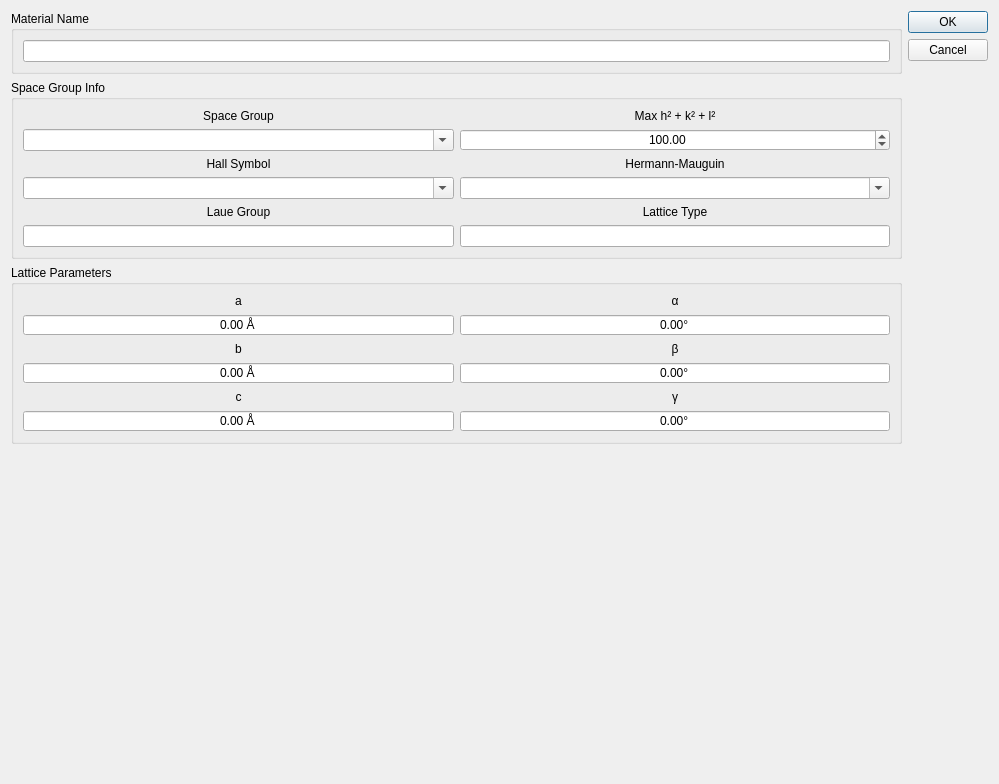
<?xml version="1.0" encoding="UTF-8"?>
<ui version="4.0">
 <class>Dialog</class>
 <widget class="QDialog" name="Dialog">
  <property name="geometry">
   <rect>
    <x>0</x>
    <y>0</y>
    <width>999</width>
    <height>784</height>
   </rect>
  </property>
  <property name="windowTitle">
   <string>Dialog</string>
  </property>
  <property name="styleSheet">
   <string notr="true">QDoubleSpinBox:disabled {background-color: LightGray;}
</string>
  </property>
  <layout class="QHBoxLayout" name="horizontalLayout_2">
   <item>
    <layout class="QVBoxLayout" name="verticalLayout">
     <item>
      <widget class="QGroupBox" name="groupBox">
       <property name="title">
        <string>Material Name</string>
       </property>
       <layout class="QVBoxLayout" name="verticalLayout_2">
        <item>
         <widget class="QLineEdit" name="lineEdit_6"/>
        </item>
       </layout>
      </widget>
     </item>
     <item>
      <widget class="QGroupBox" name="groupBox_3">
       <property name="font">
        <font>
         <weight>50</weight>
         <bold>false</bold>
        </font>
       </property>
       <property name="title">
        <string>Space Group Info</string>
       </property>
       <layout class="QGridLayout" name="gridLayout">
        <item row="4" column="1">
         <widget class="QComboBox" name="hermannMauguinComboBox">
          <property name="editable">
           <bool>true</bool>
          </property>
         </widget>
        </item>
        <item row="5" column="0">
         <widget class="QLabel" name="label_6">
          <property name="font">
           <font>
            <weight>50</weight>
            <bold>false</bold>
           </font>
          </property>
          <property name="text">
           <string>Laue Group</string>
          </property>
          <property name="alignment">
           <set>Qt::AlignCenter</set>
          </property>
         </widget>
        </item>
        <item row="2" column="1">
         <widget class="QDoubleSpinBox" name="maxHklSpinBox">
          <property name="alignment">
           <set>Qt::AlignCenter</set>
          </property>
          <property name="maximum">
           <double>1000.000000000000000</double>
          </property>
          <property name="value">
           <double>100.000000000000000</double>
          </property>
         </widget>
        </item>
        <item row="3" column="0">
         <widget class="QLabel" name="label_5">
          <property name="font">
           <font>
            <weight>50</weight>
            <bold>false</bold>
           </font>
          </property>
          <property name="text">
           <string>Hall Symbol</string>
          </property>
          <property name="alignment">
           <set>Qt::AlignCenter</set>
          </property>
         </widget>
        </item>
        <item row="3" column="1">
         <widget class="QLabel" name="label_4">
          <property name="font">
           <font>
            <weight>50</weight>
            <bold>false</bold>
           </font>
          </property>
          <property name="text">
           <string>Hermann-Mauguin</string>
          </property>
          <property name="alignment">
           <set>Qt::AlignCenter</set>
          </property>
         </widget>
        </item>
        <item row="5" column="1">
         <widget class="QLabel" name="label_2">
          <property name="font">
           <font>
            <weight>50</weight>
            <bold>false</bold>
           </font>
          </property>
          <property name="text">
           <string>Lattice Type</string>
          </property>
          <property name="alignment">
           <set>Qt::AlignCenter</set>
          </property>
         </widget>
        </item>
        <item row="0" column="0">
         <widget class="QLabel" name="label">
          <property name="sizePolicy">
           <sizepolicy hsizetype="Expanding" vsizetype="Minimum">
            <horstretch>0</horstretch>
            <verstretch>0</verstretch>
           </sizepolicy>
          </property>
          <property name="font">
           <font>
            <weight>50</weight>
            <bold>false</bold>
           </font>
          </property>
          <property name="text">
           <string>Space Group</string>
          </property>
          <property name="alignment">
           <set>Qt::AlignCenter</set>
          </property>
         </widget>
        </item>
        <item row="6" column="0">
         <widget class="QLineEdit" name="laueGroupLineEdit">
          <property name="font">
           <font>
            <weight>50</weight>
            <bold>false</bold>
           </font>
          </property>
          <property name="alignment">
           <set>Qt::AlignCenter</set>
          </property>
          <property name="readOnly">
           <bool>true</bool>
          </property>
         </widget>
        </item>
        <item row="6" column="1">
         <widget class="QLineEdit" name="latticeTypeLineEdit">
          <property name="font">
           <font>
            <weight>50</weight>
            <bold>false</bold>
           </font>
          </property>
          <property name="alignment">
           <set>Qt::AlignCenter</set>
          </property>
          <property name="readOnly">
           <bool>true</bool>
          </property>
         </widget>
        </item>
        <item row="0" column="1">
         <widget class="QLabel" name="label_3">
          <property name="font">
           <font>
            <weight>50</weight>
            <bold>false</bold>
           </font>
          </property>
          <property name="text">
           <string>Max h² + k² + l²</string>
          </property>
          <property name="alignment">
           <set>Qt::AlignCenter</set>
          </property>
         </widget>
        </item>
        <item row="4" column="0">
         <widget class="QComboBox" name="hallSymbolComboBox">
          <property name="editable">
           <bool>true</bool>
          </property>
         </widget>
        </item>
        <item row="2" column="0">
         <widget class="QComboBox" name="spaceGroupComboBox">
          <property name="editable">
           <bool>true</bool>
          </property>
         </widget>
        </item>
       </layout>
      </widget>
     </item>
     <item>
      <widget class="QGroupBox" name="groupBox_2">
       <property name="font">
        <font>
         <weight>50</weight>
         <bold>false</bold>
        </font>
       </property>
       <property name="title">
        <string>Lattice Parameters</string>
       </property>
       <layout class="QGridLayout" name="gridLayout_2">
        <item row="1" column="3">
         <widget class="QDoubleSpinBox" name="doubleSpinBox_2">
          <property name="alignment">
           <set>Qt::AlignCenter</set>
          </property>
          <property name="buttonSymbols">
           <enum>QAbstractSpinBox::NoButtons</enum>
          </property>
          <property name="suffix">
           <string> Å</string>
          </property>
          <property name="maximum">
           <double>1000.000000000000000</double>
          </property>
         </widget>
        </item>
        <item row="5" column="3">
         <layout class="QHBoxLayout" name="horizontalLayout">
          <item>
           <widget class="QDoubleSpinBox" name="doubleSpinBox_3">
            <property name="alignment">
             <set>Qt::AlignCenter</set>
            </property>
            <property name="buttonSymbols">
             <enum>QAbstractSpinBox::NoButtons</enum>
            </property>
            <property name="suffix">
             <string> Å</string>
            </property>
            <property name="maximum">
             <double>1000.000000000000000</double>
            </property>
           </widget>
          </item>
         </layout>
        </item>
        <item row="1" column="5">
         <widget class="QDoubleSpinBox" name="doubleSpinBox_7">
          <property name="alignment">
           <set>Qt::AlignCenter</set>
          </property>
          <property name="buttonSymbols">
           <enum>QAbstractSpinBox::NoButtons</enum>
          </property>
          <property name="suffix">
           <string>°</string>
          </property>
          <property name="maximum">
           <double>180.000000000000000</double>
          </property>
         </widget>
        </item>
        <item row="3" column="3">
         <widget class="QDoubleSpinBox" name="doubleSpinBox_4">
          <property name="autoFillBackground">
           <bool>true</bool>
          </property>
          <property name="alignment">
           <set>Qt::AlignCenter</set>
          </property>
          <property name="buttonSymbols">
           <enum>QAbstractSpinBox::NoButtons</enum>
          </property>
          <property name="suffix">
           <string> Å</string>
          </property>
          <property name="maximum">
           <double>1000.000000000000000</double>
          </property>
         </widget>
        </item>
        <item row="3" column="5">
         <widget class="QDoubleSpinBox" name="doubleSpinBox_5">
          <property name="alignment">
           <set>Qt::AlignCenter</set>
          </property>
          <property name="buttonSymbols">
           <enum>QAbstractSpinBox::NoButtons</enum>
          </property>
          <property name="suffix">
           <string>°</string>
          </property>
          <property name="maximum">
           <double>180.000000000000000</double>
          </property>
         </widget>
        </item>
        <item row="5" column="5">
         <widget class="QDoubleSpinBox" name="doubleSpinBox_6">
          <property name="alignment">
           <set>Qt::AlignCenter</set>
          </property>
          <property name="buttonSymbols">
           <enum>QAbstractSpinBox::NoButtons</enum>
          </property>
          <property name="suffix">
           <string>°</string>
          </property>
          <property name="maximum">
           <double>180.000000000000000</double>
          </property>
         </widget>
        </item>
        <item row="0" column="3">
         <widget class="QLabel" name="label_10">
          <property name="font">
           <font>
            <weight>50</weight>
            <bold>false</bold>
           </font>
          </property>
          <property name="text">
           <string>a</string>
          </property>
          <property name="alignment">
           <set>Qt::AlignCenter</set>
          </property>
         </widget>
        </item>
        <item row="2" column="3">
         <widget class="QLabel" name="label_11">
          <property name="font">
           <font>
            <weight>50</weight>
            <bold>false</bold>
           </font>
          </property>
          <property name="text">
           <string>b</string>
          </property>
          <property name="alignment">
           <set>Qt::AlignCenter</set>
          </property>
         </widget>
        </item>
        <item row="4" column="3">
         <widget class="QLabel" name="label_12">
          <property name="font">
           <font>
            <weight>50</weight>
            <bold>false</bold>
           </font>
          </property>
          <property name="text">
           <string>c</string>
          </property>
          <property name="alignment">
           <set>Qt::AlignCenter</set>
          </property>
         </widget>
        </item>
        <item row="0" column="5">
         <widget class="QLabel" name="label_13">
          <property name="font">
           <font>
            <weight>50</weight>
            <bold>false</bold>
           </font>
          </property>
          <property name="text">
           <string>α</string>
          </property>
          <property name="alignment">
           <set>Qt::AlignCenter</set>
          </property>
         </widget>
        </item>
        <item row="2" column="5">
         <widget class="QLabel" name="label_14">
          <property name="font">
           <font>
            <weight>50</weight>
            <bold>false</bold>
           </font>
          </property>
          <property name="text">
           <string>β</string>
          </property>
          <property name="alignment">
           <set>Qt::AlignCenter</set>
          </property>
         </widget>
        </item>
        <item row="4" column="5">
         <widget class="QLabel" name="label_15">
          <property name="font">
           <font>
            <family>Lucida Grande</family>
            <weight>50</weight>
            <bold>false</bold>
           </font>
          </property>
          <property name="text">
           <string>γ</string>
          </property>
          <property name="alignment">
           <set>Qt::AlignCenter</set>
          </property>
         </widget>
        </item>
       </layout>
      </widget>
     </item>
     <item>
      <spacer name="verticalSpacer">
       <property name="orientation">
        <enum>Qt::Vertical</enum>
       </property>
       <property name="sizeHint" stdset="0">
        <size>
         <width>20</width>
         <height>40</height>
        </size>
       </property>
      </spacer>
     </item>
    </layout>
   </item>
   <item>
    <widget class="QDialogButtonBox" name="buttonBox">
     <property name="orientation">
      <enum>Qt::Vertical</enum>
     </property>
     <property name="standardButtons">
      <set>QDialogButtonBox::Cancel|QDialogButtonBox::Ok</set>
     </property>
    </widget>
   </item>
  </layout>
 </widget>
 <resources/>
 <connections>
  <connection>
   <sender>buttonBox</sender>
   <signal>accepted()</signal>
   <receiver>Dialog</receiver>
   <slot>accept()</slot>
   <hints>
    <hint type="sourcelabel">
     <x>248</x>
     <y>254</y>
    </hint>
    <hint type="destinationlabel">
     <x>157</x>
     <y>274</y>
    </hint>
   </hints>
  </connection>
  <connection>
   <sender>buttonBox</sender>
   <signal>rejected()</signal>
   <receiver>Dialog</receiver>
   <slot>reject()</slot>
   <hints>
    <hint type="sourcelabel">
     <x>316</x>
     <y>260</y>
    </hint>
    <hint type="destinationlabel">
     <x>286</x>
     <y>274</y>
    </hint>
   </hints>
  </connection>
 </connections>
</ui>
